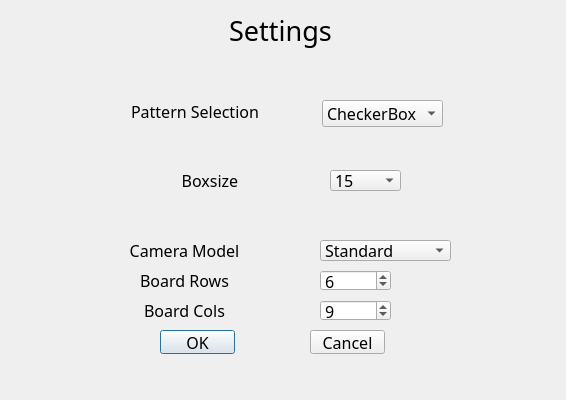
<?xml version="1.0" encoding="UTF-8"?>
<ui version="4.0">
 <class>Settings</class>
 <widget class="QDialog" name="Settings">
  <property name="geometry">
   <rect>
    <x>0</x>
    <y>0</y>
    <width>566</width>
    <height>400</height>
   </rect>
  </property>
  <property name="windowTitle">
   <string>Dialog</string>
  </property>
  <widget class="QLabel" name="label">
   <property name="geometry">
    <rect>
     <x>120</x>
     <y>100</y>
     <width>150</width>
     <height>22</height>
    </rect>
   </property>
   <property name="font">
    <font>
     <family>微软雅黑</family>
     <pointsize>12</pointsize>
    </font>
   </property>
   <property name="text">
    <string>Pattern Selection</string>
   </property>
   <property name="alignment">
    <set>Qt::AlignmentFlag::AlignCenter</set>
   </property>
  </widget>
  <widget class="QLabel" name="label_2">
   <property name="geometry">
    <rect>
     <x>160</x>
     <y>170</y>
     <width>100</width>
     <height>20</height>
    </rect>
   </property>
   <property name="font">
    <font>
     <family>微软雅黑</family>
     <pointsize>12</pointsize>
    </font>
   </property>
   <property name="text">
    <string>Boxsize</string>
   </property>
   <property name="alignment">
    <set>Qt::AlignmentFlag::AlignCenter</set>
   </property>
  </widget>
  <widget class="QComboBox" name="CalibrationBoardSize">
   <property name="geometry">
    <rect>
     <x>330</x>
     <y>170</y>
     <width>71</width>
     <height>21</height>
    </rect>
   </property>
   <property name="font">
    <font>
     <family>微软雅黑</family>
     <pointsize>12</pointsize>
    </font>
   </property>
   <item>
    <property name="text">
     <string>15</string>
    </property>
   </item>
   <item>
    <property name="text">
     <string>20</string>
    </property>
   </item>
   <item>
    <property name="text">
     <string>25</string>
    </property>
   </item>
   <item>
    <property name="text">
     <string>30</string>
    </property>
   </item>
  </widget>
  <widget class="QLabel" name="label_3">
   <property name="geometry">
    <rect>
     <x>124</x>
     <y>240</y>
     <width>121</width>
     <height>20</height>
    </rect>
   </property>
   <property name="font">
    <font>
     <family>微软雅黑</family>
     <pointsize>12</pointsize>
    </font>
   </property>
   <property name="text">
    <string>Camera Model</string>
   </property>
   <property name="alignment">
    <set>Qt::AlignmentFlag::AlignCenter</set>
   </property>
  </widget>
  <widget class="QLabel" name="label_4">
   <property name="geometry">
    <rect>
     <x>220</x>
     <y>10</y>
     <width>121</width>
     <height>41</height>
    </rect>
   </property>
   <property name="font">
    <font>
     <family>微软雅黑</family>
     <pointsize>20</pointsize>
    </font>
   </property>
   <property name="text">
    <string>Settings</string>
   </property>
   <property name="alignment">
    <set>Qt::AlignmentFlag::AlignCenter</set>
   </property>
  </widget>
  <widget class="QPushButton" name="okButton">
   <property name="geometry">
    <rect>
     <x>160</x>
     <y>330</y>
     <width>75</width>
     <height>24</height>
    </rect>
   </property>
   <property name="font">
    <font>
     <family>微软雅黑</family>
     <pointsize>12</pointsize>
    </font>
   </property>
   <property name="text">
    <string>OK</string>
   </property>
  </widget>
  <widget class="QPushButton" name="cancelButton">
   <property name="geometry">
    <rect>
     <x>310</x>
     <y>330</y>
     <width>75</width>
     <height>24</height>
    </rect>
   </property>
   <property name="font">
    <font>
     <family>微软雅黑</family>
     <pointsize>12</pointsize>
    </font>
   </property>
   <property name="text">
    <string>Cancel</string>
   </property>
  </widget>
  <widget class="QComboBox" name="CalibrationBoardType">
   <property name="geometry">
    <rect>
     <x>322</x>
     <y>100</y>
     <width>121</width>
     <height>27</height>
    </rect>
   </property>
   <property name="font">
    <font>
     <family>微软雅黑</family>
     <pointsize>12</pointsize>
    </font>
   </property>
   <item>
    <property name="text">
     <string>CheckerBox</string>
    </property>
   </item>
  </widget>
  <widget class="QComboBox" name="CameraModel">
   <property name="geometry">
    <rect>
     <x>320</x>
     <y>240</y>
     <width>131</width>
     <height>21</height>
    </rect>
   </property>
   <property name="font">
    <font>
     <family>微软雅黑</family>
     <pointsize>12</pointsize>
    </font>
   </property>
   <item>
    <property name="text">
     <string>Standard</string>
    </property>
   </item>
   <item>
    <property name="text">
     <string>Fisheye</string>
    </property>
   </item>
  </widget>
  <widget class="QLabel" name="labelRows">
   <property name="geometry">
    <rect>
     <x>124</x>
     <y>270</y>
     <width>121</width>
     <height>20</height>
    </rect>
   </property>
   <property name="font">
    <font>
     <family>微软雅黑</family>
     <pointsize>12</pointsize>
    </font>
   </property>
   <property name="text">
    <string>Board Rows</string>
   </property>
   <property name="alignment">
    <set>Qt::AlignmentFlag::AlignCenter</set>
   </property>
  </widget>
  <widget class="QSpinBox" name="BoardRows">
   <property name="geometry">
    <rect>
     <x>320</x>
     <y>270</y>
     <width>71</width>
     <height>21</height>
    </rect>
   </property>
   <property name="font">
    <font>
     <family>微软雅黑</family>
     <pointsize>12</pointsize>
    </font>
   </property>
   <property name="minimum">
    <number>2</number>
   </property>
   <property name="maximum">
    <number>50</number>
   </property>
   <property name="value">
    <number>6</number>
   </property>
  </widget>
  <widget class="QLabel" name="labelCols">
   <property name="geometry">
    <rect>
     <x>124</x>
     <y>300</y>
     <width>121</width>
     <height>20</height>
    </rect>
   </property>
   <property name="font">
    <font>
     <family>微软雅黑</family>
     <pointsize>12</pointsize>
    </font>
   </property>
   <property name="text">
    <string>Board Cols</string>
   </property>
   <property name="alignment">
    <set>Qt::AlignmentFlag::AlignCenter</set>
   </property>
  </widget>
  <widget class="QSpinBox" name="BoardCols">
   <property name="geometry">
    <rect>
     <x>320</x>
     <y>300</y>
     <width>71</width>
     <height>21</height>
    </rect>
   </property>
   <property name="font">
    <font>
     <family>微软雅黑</family>
     <pointsize>12</pointsize>
    </font>
   </property>
   <property name="minimum">
    <number>2</number>
   </property>
   <property name="maximum">
    <number>50</number>
   </property>
   <property name="value">
    <number>9</number>
   </property>
  </widget>
 </widget>
 <resources/>
 <connections/>
</ui>
